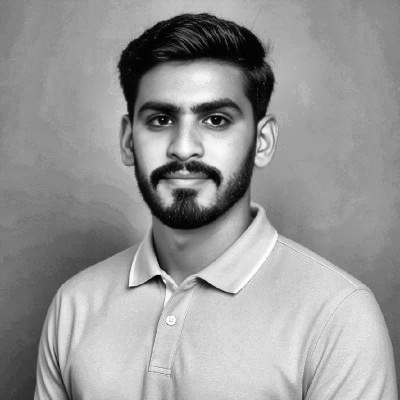
#> input picture source-prepped.png, 400 x 400 px
$ python make_ascii_svg.py
#> lines starting #> are read from the running program, lines starting #| are printed output that depends on the picture
"""Convert source-prepped.png into a monochrome self-typing SVG portrait."""

from pathlib import Path

import numpy as np
from PIL import Image

ROOT = Path(__file__).parents[1]
RAMP = " .`:-=+*cs#%@"


def main() -> None:
    source = ROOT / "source-prepped.png"
    if not source.exists():
        raise SystemExit("Add source-photo.jpg and run prep_photo.py first.")
    image = Image.open(source).convert("L")
#> image is the input picture: PIL image 400x400 L; min 0, max 254, mean 151.9
    width = 100
    height = max(1, round(width * image.height / image.width * 0.48))
#> height = 48
    image = image.resize((width, height))
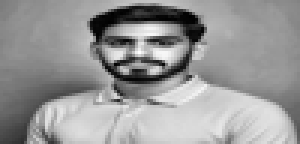
#> image: PIL image 100x48 L (shown 3 times larger); min 0, max 255, mean 151.9
    pixels = np.asarray(image)
    rows = []
    for row_index, row in enumerate(pixels):
        text = "".join(RAMP[min(len(RAMP) - 1, int(value) * len(RAMP) // 256)] for value in row)
        y = 24 + row_index * 11
        rows.append(
            f'<text x="8" y="{y}" class="row" style="animation-delay:{row_index * .035:.3f}s">'
            f"{text}</text>"
        )
#> this loop made 48 passes
#> y on passes 1 to 12: 24, 35, 46, 57, 68, 79, 90, 101, 112, 123, 134, 145
#> after the loop, rows = 48 items
    svg = [
        f'<svg xmlns="http://www.w3.org/2000/svg" viewBox="0 0 620 {height * 11 + 32}" role="img">',
        '<style>svg{background:#0d1117}.row{fill:#c9d1d9;font:10px monospace;white-space:pre;animation:type .7s ease-out both}@keyframes type{from{opacity:0;transform:translateX(-12px)}to{opacity:1;transform:none}}</style>',
        *rows,
        "</svg>",
    ]
    (ROOT / "avi-ascii.svg").write_text("\n".join(svg), encoding="utf-8")


if __name__ == "__main__":
    main()

$ run again, with my_image.jpg saved as source-prepped.png
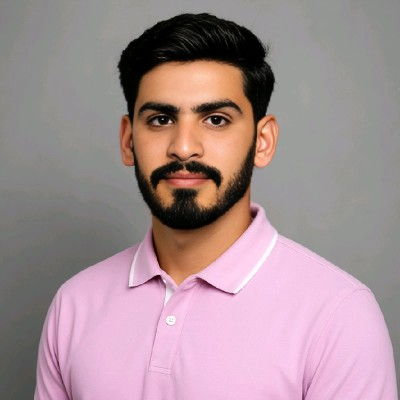
#> input picture my_image.jpg, 400 x 400 px
#> in main, `image = Image.open(source).convert("L")`:
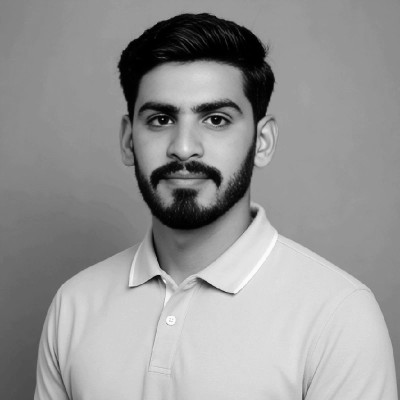
#> image: PIL image 400x400 L; min 0, max 253, mean 150.1
#> in main, `image = image.resize((width, height))`:
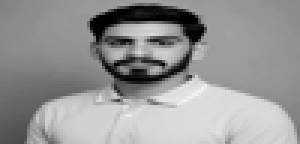
#> image: PIL image 100x48 L (shown 3 times larger); min 0, max 244, mean 150.1
#> the loop in main, `for row_index, row in enumerate(pixels):` made 48 passes
#> y on passes 1 to 8: 24, 35, 46, 57, 68, 79, 90, 101
#> after the loop in main, `for row_index, row in enumerate(pixels):`: rows = 48 items
